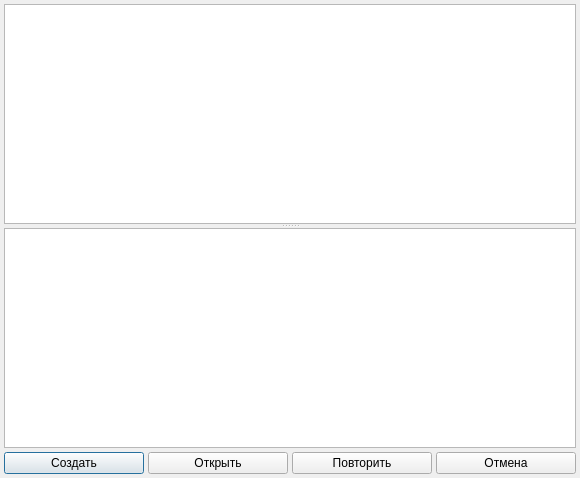
<?xml version="1.0" encoding="UTF-8"?>
<ui version="4.0">
 <class>CheckEnteredOpenEventsDialog</class>
 <widget class="QDialog" name="CheckEnteredOpenEventsDialog">
  <property name="geometry">
   <rect>
    <x>0</x>
    <y>0</y>
    <width>580</width>
    <height>478</height>
   </rect>
  </property>
  <property name="windowTitle">
   <string>Открытые события</string>
  </property>
  <layout class="QGridLayout" name="gridLayout">
   <property name="margin">
    <number>4</number>
   </property>
   <property name="spacing">
    <number>4</number>
   </property>
   <item row="0" column="0" colspan="4">
    <widget class="QSplitter" name="splitter">
     <property name="orientation">
      <enum>Qt::Vertical</enum>
     </property>
     <property name="childrenCollapsible">
      <bool>false</bool>
     </property>
     <widget class="CTextBrowser" name="txtClientInfoEventsBrowser">
      <property name="focusPolicy">
       <enum>Qt::NoFocus</enum>
      </property>
     </widget>
     <widget class="CTableView" name="tblOpenEvents">
      <property name="focusPolicy">
       <enum>Qt::NoFocus</enum>
      </property>
     </widget>
    </widget>
   </item>
   <item row="1" column="0">
    <widget class="QPushButton" name="btnCreate">
     <property name="sizePolicy">
      <sizepolicy hsizetype="Expanding" vsizetype="Fixed">
       <horstretch>1</horstretch>
       <verstretch>0</verstretch>
      </sizepolicy>
     </property>
     <property name="minimumSize">
      <size>
       <width>100</width>
       <height>0</height>
      </size>
     </property>
     <property name="focusPolicy">
      <enum>Qt::TabFocus</enum>
     </property>
     <property name="text">
      <string>Создать</string>
     </property>
     <property name="default">
      <bool>true</bool>
     </property>
    </widget>
   </item>
   <item row="1" column="1">
    <widget class="QPushButton" name="btnOpen">
     <property name="sizePolicy">
      <sizepolicy hsizetype="Expanding" vsizetype="Fixed">
       <horstretch>1</horstretch>
       <verstretch>0</verstretch>
      </sizepolicy>
     </property>
     <property name="minimumSize">
      <size>
       <width>100</width>
       <height>0</height>
      </size>
     </property>
     <property name="focusPolicy">
      <enum>Qt::TabFocus</enum>
     </property>
     <property name="text">
      <string>Открыть</string>
     </property>
    </widget>
   </item>
   <item row="1" column="2">
    <widget class="QPushButton" name="btnReverse">
     <property name="sizePolicy">
      <sizepolicy hsizetype="Expanding" vsizetype="Fixed">
       <horstretch>1</horstretch>
       <verstretch>0</verstretch>
      </sizepolicy>
     </property>
     <property name="minimumSize">
      <size>
       <width>100</width>
       <height>0</height>
      </size>
     </property>
     <property name="focusPolicy">
      <enum>Qt::TabFocus</enum>
     </property>
     <property name="text">
      <string>Повторить</string>
     </property>
    </widget>
   </item>
   <item row="1" column="3">
    <widget class="QPushButton" name="btnClose">
     <property name="sizePolicy">
      <sizepolicy hsizetype="Expanding" vsizetype="Fixed">
       <horstretch>1</horstretch>
       <verstretch>0</verstretch>
      </sizepolicy>
     </property>
     <property name="minimumSize">
      <size>
       <width>100</width>
       <height>0</height>
      </size>
     </property>
     <property name="focusPolicy">
      <enum>Qt::TabFocus</enum>
     </property>
     <property name="text">
      <string>Отмена</string>
     </property>
    </widget>
   </item>
  </layout>
 </widget>
 <customwidgets>
  <customwidget>
   <class>CTableView</class>
   <extends>QTableView</extends>
   <header>library/TableView.h</header>
  </customwidget>
  <customwidget>
   <class>CTextBrowser</class>
   <extends>QTextBrowser</extends>
   <header>library/TextBrowser.h</header>
  </customwidget>
 </customwidgets>
 <tabstops>
  <tabstop>btnCreate</tabstop>
  <tabstop>btnOpen</tabstop>
  <tabstop>btnReverse</tabstop>
  <tabstop>btnClose</tabstop>
 </tabstops>
 <resources/>
 <connections/>
</ui>
